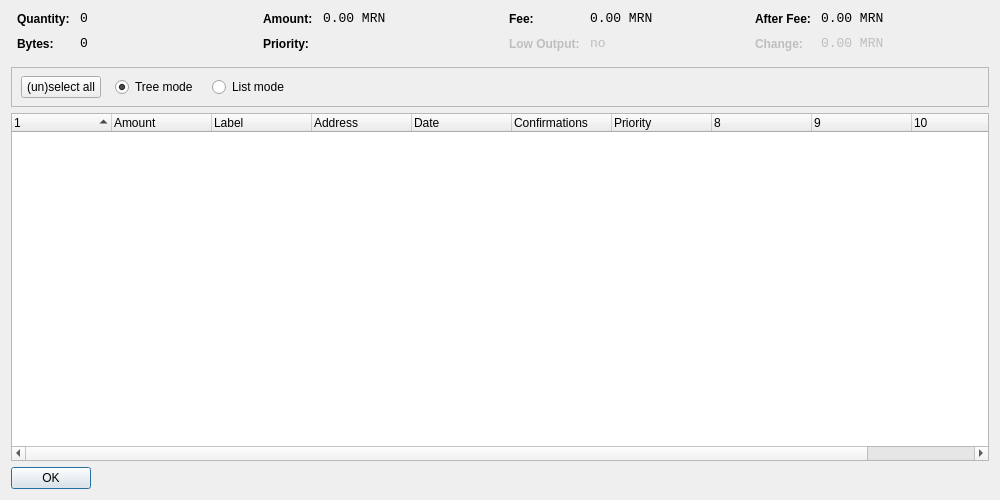
<?xml version="1.0" encoding="UTF-8"?>
<ui version="4.0">
 <class>CoinControlDialog</class>
 <widget class="QDialog" name="CoinControlDialog">
  <property name="geometry">
   <rect>
    <x>0</x>
    <y>0</y>
    <width>1000</width>
    <height>500</height>
   </rect>
  </property>
  <property name="windowTitle">
   <string>Coin Control</string>
  </property>
  <layout class="QVBoxLayout" name="verticalLayout">
   <item>
    <layout class="QHBoxLayout" name="horizontalLayoutTop" stretch="0,0,0,0">
     <property name="topMargin">
      <number>0</number>
     </property>
     <property name="bottomMargin">
      <number>10</number>
     </property>
     <item>
      <layout class="QFormLayout" name="formLayoutCoinControl1">
       <property name="horizontalSpacing">
        <number>10</number>
       </property>
       <property name="verticalSpacing">
        <number>10</number>
       </property>
       <property name="leftMargin">
        <number>6</number>
       </property>
       <property name="rightMargin">
        <number>6</number>
       </property>
       <item row="0" column="0">
        <widget class="QLabel" name="labelCoinControlQuantityText">
         <property name="styleSheet">
          <string notr="true">font-weight:bold;</string>
         </property>
         <property name="text">
          <string>Quantity:</string>
         </property>
        </widget>
       </item>
       <item row="0" column="1">
        <widget class="QLabel" name="labelCoinControlQuantity">
         <property name="font">
          <font>
           <family>Monospace</family>
           <pointsize>10</pointsize>
          </font>
         </property>
         <property name="cursor">
          <cursorShape>IBeamCursor</cursorShape>
         </property>
         <property name="contextMenuPolicy">
          <enum>Qt::ActionsContextMenu</enum>
         </property>
         <property name="text">
          <string notr="true">0</string>
         </property>
         <property name="textInteractionFlags">
          <set>Qt::LinksAccessibleByMouse|Qt::TextSelectableByKeyboard|Qt::TextSelectableByMouse</set>
         </property>
        </widget>
       </item>
       <item row="1" column="0">
        <widget class="QLabel" name="labelCoinControlBytesText">
         <property name="styleSheet">
          <string notr="true">font-weight:bold;</string>
         </property>
         <property name="text">
          <string>Bytes:</string>
         </property>
        </widget>
       </item>
       <item row="1" column="1">
        <widget class="QLabel" name="labelCoinControlBytes">
         <property name="font">
          <font>
           <family>Monospace</family>
           <pointsize>10</pointsize>
          </font>
         </property>
         <property name="cursor">
          <cursorShape>IBeamCursor</cursorShape>
         </property>
         <property name="contextMenuPolicy">
          <enum>Qt::ActionsContextMenu</enum>
         </property>
         <property name="text">
          <string notr="true">0</string>
         </property>
         <property name="textInteractionFlags">
          <set>Qt::LinksAccessibleByMouse|Qt::TextSelectableByKeyboard|Qt::TextSelectableByMouse</set>
         </property>
        </widget>
       </item>
      </layout>
     </item>
     <item>
      <layout class="QFormLayout" name="formLayoutCoinControl2">
       <property name="horizontalSpacing">
        <number>10</number>
       </property>
       <property name="verticalSpacing">
        <number>10</number>
       </property>
       <property name="leftMargin">
        <number>6</number>
       </property>
       <property name="rightMargin">
        <number>6</number>
       </property>
       <item row="0" column="0">
        <widget class="QLabel" name="labelCoinControlAmountText">
         <property name="styleSheet">
          <string notr="true">font-weight:bold;</string>
         </property>
         <property name="text">
          <string>Amount:</string>
         </property>
        </widget>
       </item>
       <item row="0" column="1">
        <widget class="QLabel" name="labelCoinControlAmount">
         <property name="font">
          <font>
           <family>Monospace</family>
           <pointsize>10</pointsize>
          </font>
         </property>
         <property name="cursor">
          <cursorShape>IBeamCursor</cursorShape>
         </property>
         <property name="contextMenuPolicy">
          <enum>Qt::ActionsContextMenu</enum>
         </property>
         <property name="text">
          <string notr="true">0.00 MRN</string>
         </property>
         <property name="textInteractionFlags">
          <set>Qt::LinksAccessibleByMouse|Qt::TextSelectableByKeyboard|Qt::TextSelectableByMouse</set>
         </property>
        </widget>
       </item>
       <item row="1" column="0">
        <widget class="QLabel" name="labelCoinControlPriorityText">
         <property name="styleSheet">
          <string notr="true">font-weight:bold;</string>
         </property>
         <property name="text">
          <string>Priority:</string>
         </property>
        </widget>
       </item>
       <item row="1" column="1">
        <widget class="QLabel" name="labelCoinControlPriority">
         <property name="font">
          <font>
           <family>Monospace</family>
           <pointsize>10</pointsize>
          </font>
         </property>
         <property name="cursor">
          <cursorShape>IBeamCursor</cursorShape>
         </property>
         <property name="contextMenuPolicy">
          <enum>Qt::ActionsContextMenu</enum>
         </property>
         <property name="text">
          <string/>
         </property>
         <property name="textInteractionFlags">
          <set>Qt::LinksAccessibleByMouse|Qt::TextSelectableByKeyboard|Qt::TextSelectableByMouse</set>
         </property>
        </widget>
       </item>
      </layout>
     </item>
     <item>
      <layout class="QFormLayout" name="formLayoutCoinControl3">
       <property name="horizontalSpacing">
        <number>10</number>
       </property>
       <property name="verticalSpacing">
        <number>10</number>
       </property>
       <property name="leftMargin">
        <number>6</number>
       </property>
       <property name="rightMargin">
        <number>6</number>
       </property>
       <item row="0" column="0">
        <widget class="QLabel" name="labelCoinControlFeeText">
         <property name="styleSheet">
          <string notr="true">font-weight:bold;</string>
         </property>
         <property name="text">
          <string>Fee:</string>
         </property>
        </widget>
       </item>
       <item row="0" column="1">
        <widget class="QLabel" name="labelCoinControlFee">
         <property name="font">
          <font>
           <family>Monospace</family>
           <pointsize>10</pointsize>
          </font>
         </property>
         <property name="cursor">
          <cursorShape>IBeamCursor</cursorShape>
         </property>
         <property name="contextMenuPolicy">
          <enum>Qt::ActionsContextMenu</enum>
         </property>
         <property name="text">
          <string notr="true">0.00 MRN</string>
         </property>
         <property name="textInteractionFlags">
          <set>Qt::LinksAccessibleByMouse|Qt::TextSelectableByKeyboard|Qt::TextSelectableByMouse</set>
         </property>
        </widget>
       </item>
       <item row="1" column="0">
        <widget class="QLabel" name="labelCoinControlLowOutputText">
         <property name="enabled">
          <bool>false</bool>
         </property>
         <property name="styleSheet">
          <string notr="true">font-weight:bold;</string>
         </property>
         <property name="text">
          <string>Low Output:</string>
         </property>
        </widget>
       </item>
       <item row="1" column="1">
        <widget class="QLabel" name="labelCoinControlLowOutput">
         <property name="enabled">
          <bool>false</bool>
         </property>
         <property name="font">
          <font>
           <family>Monospace</family>
           <pointsize>10</pointsize>
          </font>
         </property>
         <property name="cursor">
          <cursorShape>IBeamCursor</cursorShape>
         </property>
         <property name="contextMenuPolicy">
          <enum>Qt::ActionsContextMenu</enum>
         </property>
         <property name="text">
          <string notr="true">no</string>
         </property>
         <property name="textInteractionFlags">
          <set>Qt::LinksAccessibleByMouse|Qt::TextSelectableByKeyboard|Qt::TextSelectableByMouse</set>
         </property>
        </widget>
       </item>
      </layout>
     </item>
     <item>
      <layout class="QFormLayout" name="formLayoutCoinControl4">
       <property name="horizontalSpacing">
        <number>10</number>
       </property>
       <property name="verticalSpacing">
        <number>10</number>
       </property>
       <property name="leftMargin">
        <number>6</number>
       </property>
       <property name="rightMargin">
        <number>6</number>
       </property>
       <item row="0" column="0">
        <widget class="QLabel" name="labelCoinControlAfterFeeText">
         <property name="styleSheet">
          <string notr="true">font-weight:bold;</string>
         </property>
         <property name="text">
          <string>After Fee:</string>
         </property>
        </widget>
       </item>
       <item row="0" column="1">
        <widget class="QLabel" name="labelCoinControlAfterFee">
         <property name="font">
          <font>
           <family>Monospace</family>
           <pointsize>10</pointsize>
          </font>
         </property>
         <property name="cursor">
          <cursorShape>IBeamCursor</cursorShape>
         </property>
         <property name="contextMenuPolicy">
          <enum>Qt::ActionsContextMenu</enum>
         </property>
         <property name="text">
          <string notr="true">0.00 MRN</string>
         </property>
         <property name="textInteractionFlags">
          <set>Qt::LinksAccessibleByMouse|Qt::TextSelectableByKeyboard|Qt::TextSelectableByMouse</set>
         </property>
        </widget>
       </item>
       <item row="1" column="0">
        <widget class="QLabel" name="labelCoinControlChangeText">
         <property name="enabled">
          <bool>false</bool>
         </property>
         <property name="styleSheet">
          <string notr="true">font-weight:bold;</string>
         </property>
         <property name="text">
          <string>Change:</string>
         </property>
        </widget>
       </item>
       <item row="1" column="1">
        <widget class="QLabel" name="labelCoinControlChange">
         <property name="enabled">
          <bool>false</bool>
         </property>
         <property name="font">
          <font>
           <family>Monospace</family>
           <pointsize>10</pointsize>
          </font>
         </property>
         <property name="cursor">
          <cursorShape>IBeamCursor</cursorShape>
         </property>
         <property name="contextMenuPolicy">
          <enum>Qt::ActionsContextMenu</enum>
         </property>
         <property name="text">
          <string notr="true">0.00 MRN</string>
         </property>
         <property name="textInteractionFlags">
          <set>Qt::LinksAccessibleByMouse|Qt::TextSelectableByKeyboard|Qt::TextSelectableByMouse</set>
         </property>
        </widget>
       </item>
      </layout>
     </item>
    </layout>
   </item>
   <item>
    <widget class="QFrame" name="frame">
     <property name="minimumSize">
      <size>
       <width>0</width>
       <height>40</height>
      </size>
     </property>
     <property name="frameShape">
      <enum>QFrame::StyledPanel</enum>
     </property>
     <property name="frameShadow">
      <enum>QFrame::Sunken</enum>
     </property>
     <widget class="QWidget" name="horizontalLayoutWidget">
      <property name="geometry">
       <rect>
        <x>10</x>
        <y>0</y>
        <width>781</width>
        <height>41</height>
       </rect>
      </property>
      <layout class="QHBoxLayout" name="horizontalLayoutPanel" stretch="0,0,0,0,0">
       <property name="spacing">
        <number>14</number>
       </property>
       <item>
        <widget class="QPushButton" name="pushButtonSelectAll">
         <property name="sizePolicy">
          <sizepolicy hsizetype="Maximum" vsizetype="Fixed">
           <horstretch>0</horstretch>
           <verstretch>0</verstretch>
          </sizepolicy>
         </property>
         <property name="text">
          <string>(un)select all</string>
         </property>
        </widget>
       </item>
       <item>
        <widget class="QRadioButton" name="radioTreeMode">
         <property name="sizePolicy">
          <sizepolicy hsizetype="Maximum" vsizetype="Fixed">
           <horstretch>0</horstretch>
           <verstretch>0</verstretch>
          </sizepolicy>
         </property>
         <property name="text">
          <string>Tree mode</string>
         </property>
         <property name="checked">
          <bool>true</bool>
         </property>
        </widget>
       </item>
       <item>
        <widget class="QRadioButton" name="radioListMode">
         <property name="sizePolicy">
          <sizepolicy hsizetype="Maximum" vsizetype="Fixed">
           <horstretch>0</horstretch>
           <verstretch>0</verstretch>
          </sizepolicy>
         </property>
         <property name="text">
          <string>List mode</string>
         </property>
        </widget>
       </item>
       <item>
        <spacer name="horizontalSpacer">
         <property name="orientation">
          <enum>Qt::Horizontal</enum>
         </property>
         <property name="sizeHint" stdset="0">
          <size>
           <width>40</width>
           <height>20</height>
          </size>
         </property>
        </spacer>
       </item>
      </layout>
     </widget>
    </widget>
   </item>
   <item>
    <widget class="CoinControlTreeWidget" name="treeWidget">
     <property name="contextMenuPolicy">
      <enum>Qt::CustomContextMenu</enum>
     </property>
     <property name="sortingEnabled">
      <bool>false</bool>
     </property>
     <property name="columnCount">
      <number>11</number>
     </property>
     <attribute name="headerShowSortIndicator" stdset="0">
      <bool>true</bool>
     </attribute>
     <attribute name="headerStretchLastSection">
      <bool>false</bool>
     </attribute>
     <column>
      <property name="text">
       <string/>
      </property>
     </column>
     <column>
      <property name="text">
       <string>Amount</string>
      </property>
     </column>
     <column>
      <property name="text">
       <string>Label</string>
      </property>
     </column>
     <column>
      <property name="text">
       <string>Address</string>
      </property>
     </column>
     <column>
      <property name="text">
       <string>Date</string>
      </property>
     </column>
     <column>
      <property name="text">
       <string>Confirmations</string>
      </property>
      <property name="toolTip">
       <string>Confirmed</string>
      </property>
     </column>
     <column>
      <property name="text">
       <string>Priority</string>
      </property>
     </column>
     <column>
      <property name="text">
       <string/>
      </property>
     </column>
     <column>
      <property name="text">
       <string/>
      </property>
     </column>
     <column>
      <property name="text">
       <string/>
      </property>
     </column>
     <column>
      <property name="text">
       <string/>
      </property>
     </column>
    </widget>
   </item>
   <item>
    <widget class="QDialogButtonBox" name="buttonBox">
     <property name="sizePolicy">
      <sizepolicy hsizetype="Maximum" vsizetype="Fixed">
       <horstretch>0</horstretch>
       <verstretch>0</verstretch>
      </sizepolicy>
     </property>
     <property name="orientation">
      <enum>Qt::Horizontal</enum>
     </property>
     <property name="standardButtons">
      <set>QDialogButtonBox::Ok</set>
     </property>
    </widget>
   </item>
  </layout>
 </widget>
 <customwidgets>
  <customwidget>
   <class>CoinControlTreeWidget</class>
   <extends>QTreeWidget</extends>
   <header>coincontroltreewidget.h</header>
  </customwidget>
 </customwidgets>
 <resources/>
 <connections/>
</ui>
